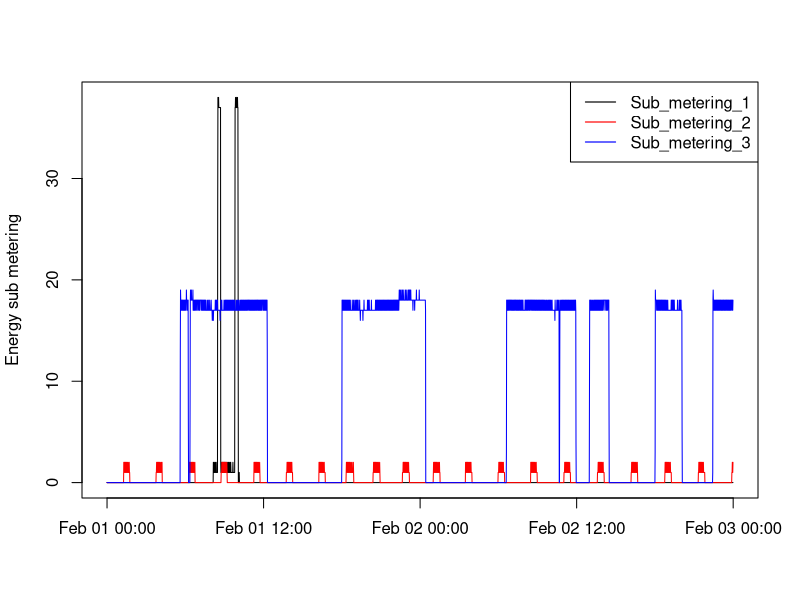

Recreate this plot in R.
library(data.table)

#Reading processed file
reading = read.csv('reading.csv')
reading = data.table(reading)

#Creating new field Datetime graphs
reading$DateTime = as.POSIXlt(reading$Date, format='%Y-%m-%d') + as.ITime(reading$Time, format = '%H:%M:%S')

#Formatting remaining fields
reading$Date = as.IDate(reading$Date, format='%Y-%m-%d')
reading$Time = as.ITime(reading$Time, format = '%H:%M:%S')
reading$Global_active_power = as.numeric(reading$Global_active_power)
reading$Global_reactive_power = as.numeric(reading$Global_reactive_power)
reading$Voltage = as.numeric(reading$Voltage)
reading$Global_intensity = as.numeric(reading$Global_intensity)
reading$Sub_metering_1 = as.numeric(reading$Sub_metering_1)
reading$Sub_metering_2 = as.numeric(reading$Sub_metering_2)
reading$Sub_metering_3 = as.numeric(reading$Sub_metering_3)

#Providing graphical device as PNG with required resolution
png(filename = "plot3.png",width = 480, height = 480)

#Creating line graph with Sub_meter_1
#Column of data frame are passed as Vector
plot(x = reading$DateTime, 
     y = reading$Sub_metering_1, col = 'black',
     type = 'l', xlab = '', ylab = 'Energy sub metering')

#Adding line for Sub_meter_2
lines(x = reading$DateTime, 
      y = reading$Sub_metering_2, col = 'red')

#Adding line for Sub_meter_3
lines(x = reading$DateTime, 
      y = reading$Sub_metering_3, col = 'blue')

#Adding legend for overall graph
legend('topright',
       legend = c("Sub_metering_1","Sub_metering_2","Sub_metering_3"), # puts text in the legend 
       lty=c(1,1,1), # gives the legend appropriate symbols (lines)
       lwd=c(1.2,1.2,1.2),col=c('black',"red","blue"))

#Closing and saving graphical output
dev.off()

